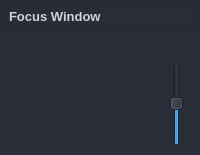
                         <widget class="QFrame" name="frame_focus_window">
                          <property name="minimumSize">
                           <size>
                            <width>0</width>
                            <height>0</height>
                           </size>
                          </property>
                          <property name="maximumSize">
                           <size>
                            <width>16777215</width>
                            <height>16777215</height>
                           </size>
                          </property>
                          <property name="styleSheet">
                           <string notr="true">background-color: rgb(41, 45, 56);
border-radius: 5px;
color: rgb(210, 210, 210);
</string>
                          </property>
                          <property name="frameShape">
                           <enum>QFrame::NoFrame</enum>
                          </property>
                          <property name="frameShadow">
                           <enum>QFrame::Raised</enum>
                          </property>
                          <layout class="QVBoxLayout" name="verticalLayout_24" stretch="0,0">
                           <property name="spacing">
                            <number>0</number>
                           </property>
                           <property name="leftMargin">
                            <number>0</number>
                           </property>
                           <property name="topMargin">
                            <number>0</number>
                           </property>
                           <property name="rightMargin">
                            <number>0</number>
                           </property>
                           <property name="bottomMargin">
                            <number>0</number>
                           </property>
                           <item>
                            <widget class="QFrame" name="frame_focus_window_title">
                             <property name="maximumSize">
                              <size>
                               <width>16777215</width>
                               <height>35</height>
                              </size>
                             </property>
                             <property name="cursor">
                              <cursorShape>ArrowCursor</cursorShape>
                             </property>
                             <property name="styleSheet">
                              <string notr="true">QFrame {
	border: transparent;
	background-color: rgb(39, 44, 54);
}</string>
                             </property>
                             <property name="frameShape">
                              <enum>QFrame::StyledPanel</enum>
                             </property>
                             <property name="frameShadow">
                              <enum>QFrame::Raised</enum>
                             </property>
                             <layout class="QHBoxLayout" name="horizontalLayout_23">
                              <property name="leftMargin">
                               <number>9</number>
                              </property>
                              <property name="topMargin">
                               <number>9</number>
                              </property>
                              <property name="rightMargin">
                               <number>9</number>
                              </property>
                              <property name="bottomMargin">
                               <number>9</number>
                              </property>
                              <item>
                               <widget class="QPushButton" name="label_focus_window_title">
                                <property name="sizePolicy">
                                 <sizepolicy hsizetype="Expanding" vsizetype="Preferred">
                                  <horstretch>0</horstretch>
                                  <verstretch>0</verstretch>
                                 </sizepolicy>
                                </property>
                                <property name="maximumSize">
                                 <size>
                                  <width>16777215</width>
                                  <height>16777215</height>
                                 </size>
                                </property>
                                <property name="font">
                                 <font>
                                  <pointsize>10</pointsize>
                                  <bold>true</bold>
                                 </font>
                                </property>
                                <property name="styleSheet">
                                 <string notr="true">QPushButton{
	text-align: left
}</string>
                                </property>
                                <property name="text">
                                 <string>Focus Window</string>
                                </property>
                               </widget>
                              </item>
                             </layout>
                            </widget>
                           </item>
                           <item>
                            <widget class="QFrame" name="frame_focus_window_contents">
                             <property name="minimumSize">
                              <size>
                               <width>0</width>
                               <height>0</height>
                              </size>
                             </property>
                             <property name="cursor">
                              <cursorShape>ArrowCursor</cursorShape>
                             </property>
                             <property name="styleSheet">
                              <string notr="true">QFrame {
	 border: transparent;
}</string>
                             </property>
                             <property name="frameShadow">
                              <enum>QFrame::Raised</enum>
                             </property>
                             <layout class="QHBoxLayout" name="horizontalLayout_24">
                              <property name="spacing">
                               <number>0</number>
                              </property>
                              <property name="leftMargin">
                               <number>0</number>
                              </property>
                              <property name="topMargin">
                               <number>0</number>
                              </property>
                              <property name="rightMargin">
                               <number>0</number>
                              </property>
                              <property name="bottomMargin">
                               <number>0</number>
                              </property>
                              <item>
                               <widget class="QFrame" name="frame_focus_window_plot_contents">
                                <property name="minimumSize">
                                 <size>
                                  <width>0</width>
                                  <height>0</height>
                                 </size>
                                </property>
                                <property name="maximumSize">
                                 <size>
                                  <width>16777215</width>
                                  <height>16777215</height>
                                 </size>
                                </property>
                                <property name="cursor">
                                 <cursorShape>ArrowCursor</cursorShape>
                                </property>
                                <property name="styleSheet">
                                 <string notr="true"/>
                                </property>
                                <property name="frameShadow">
                                 <enum>QFrame::Raised</enum>
                                </property>
                                <layout class="QHBoxLayout" name="horizontalLayout_37">
                                 <property name="spacing">
                                  <number>6</number>
                                 </property>
                                 <property name="leftMargin">
                                  <number>0</number>
                                 </property>
                                 <property name="topMargin">
                                  <number>0</number>
                                 </property>
                                 <property name="rightMargin">
                                  <number>0</number>
                                 </property>
                                 <property name="bottomMargin">
                                  <number>0</number>
                                 </property>
                                 <item>
                                  <widget class="QFrame" name="frame_focus_window_plot">
                                   <property name="sizePolicy">
                                    <sizepolicy hsizetype="Expanding" vsizetype="Preferred">
                                     <horstretch>0</horstretch>
                                     <verstretch>0</verstretch>
                                    </sizepolicy>
                                   </property>
                                   <property name="minimumSize">
                                    <size>
                                     <width>0</width>
                                     <height>0</height>
                                    </size>
                                   </property>
                                   <property name="maximumSize">
                                    <size>
                                     <width>16777215</width>
                                     <height>16777215</height>
                                    </size>
                                   </property>
                                   <property name="cursor">
                                    <cursorShape>ArrowCursor</cursorShape>
                                   </property>
                                   <property name="styleSheet">
                                    <string notr="true"/>
                                   </property>
                                   <property name="frameShadow">
                                    <enum>QFrame::Raised</enum>
                                   </property>
                                   <layout class="QVBoxLayout" name="verticalLayout_8"/>
                                  </widget>
                                 </item>
                                 <item>
                                  <widget class="QFrame" name="frame_focus_window_size">
                                   <property name="minimumSize">
                                    <size>
                                     <width>40</width>
                                     <height>0</height>
                                    </size>
                                   </property>
                                   <property name="maximumSize">
                                    <size>
                                     <width>40</width>
                                     <height>16777215</height>
                                    </size>
                                   </property>
                                   <property name="cursor">
                                    <cursorShape>ArrowCursor</cursorShape>
                                   </property>
                                   <property name="styleSheet">
                                    <string notr="true"/>
                                   </property>
                                   <property name="frameShadow">
                                    <enum>QFrame::Raised</enum>
                                   </property>
                                   <layout class="QVBoxLayout" name="verticalLayout_12">
                                    <property name="spacing">
                                     <number>6</number>
                                    </property>
                                    <property name="leftMargin">
                                     <number>9</number>
                                    </property>
                                    <property name="topMargin">
                                     <number>9</number>
                                    </property>
                                    <property name="rightMargin">
                                     <number>9</number>
                                    </property>
                                    <property name="bottomMargin">
                                     <number>9</number>
                                    </property>
                                    <item>
                                     <widget class="QLabel" name="label_2">
                                      <property name="sizePolicy">
                                       <sizepolicy hsizetype="Fixed" vsizetype="Fixed">
                                        <horstretch>0</horstretch>
                                        <verstretch>0</verstretch>
                                       </sizepolicy>
                                      </property>
                                      <property name="toolTip">
                                       <string>Resize Focus Window</string>
                                      </property>
                                      <property name="text">
                                       <string/>
                                      </property>
                                      <property name="pixmap">
                                       <pixmap resource="../../st_dtdl_gui/UI/resources.qrc">:/icons/icons/outline_expand_white_18.png</pixmap>
                                      </property>
                                     </widget>
                                    </item>
                                    <item>
                                     <widget class="QSlider" name="slider_focus_window_size">
                                      <property name="sizePolicy">
                                       <sizepolicy hsizetype="Fixed" vsizetype="Minimum">
                                        <horstretch>0</horstretch>
                                        <verstretch>0</verstretch>
                                       </sizepolicy>
                                      </property>
                                      <property name="value">
                                       <number>50</number>
                                      </property>
                                      <property name="orientation">
                                       <enum>Qt::Vertical</enum>
                                      </property>
                                     </widget>
                                    </item>
                                   </layout>
                                  </widget>
                                 </item>
                                </layout>
                               </widget>
                              </item>
                             </layout>
                            </widget>
                           </item>
                          </layout>
                         </widget>
